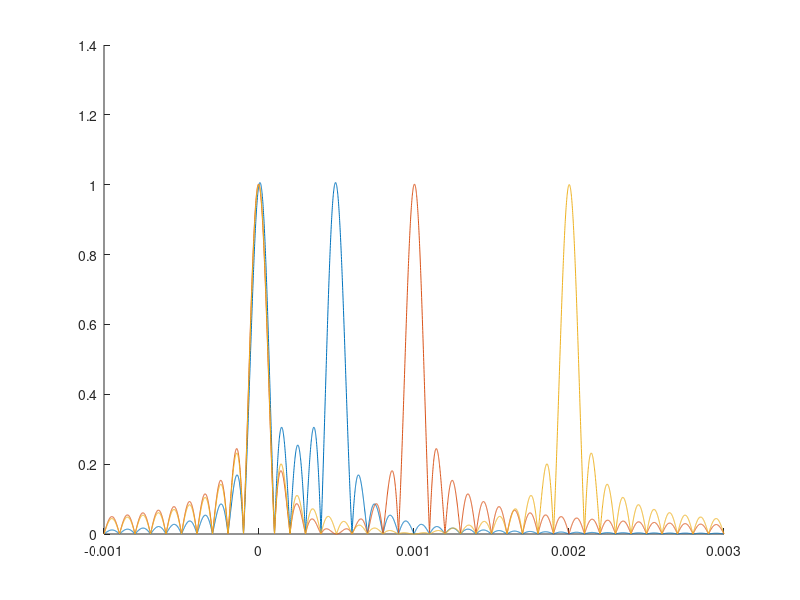

MATLAB code to generate this figure:
clear all

b1 = 0.5E-3
b2 = 1E-3
b3 = 2E-3
bmin = 0.14E-3
bminfull = 0.22E-3

xplot = linspace(-1E-3, 3E-3, 5000)

y = @(x, b)abs((sin(10000*pi*x)/(10000*pi*x) + sin(10000*pi*(x-b))/(10000*pi*(x-b))));

for i=1:5000
    y1(1,i) = y(xplot(i), b1);
    y2(1,i) = y(xplot(i), b2);
    y3(1,i) = y(xplot(i), b3);
    ymin(1,i) = y(xplot(i), bmin);
    yminfull(1,i) = y(xplot(i), bminfull);
end

figure()
hold on
plot(xplot, y1)
plot(xplot, y2)
plot(xplot, y3)

    